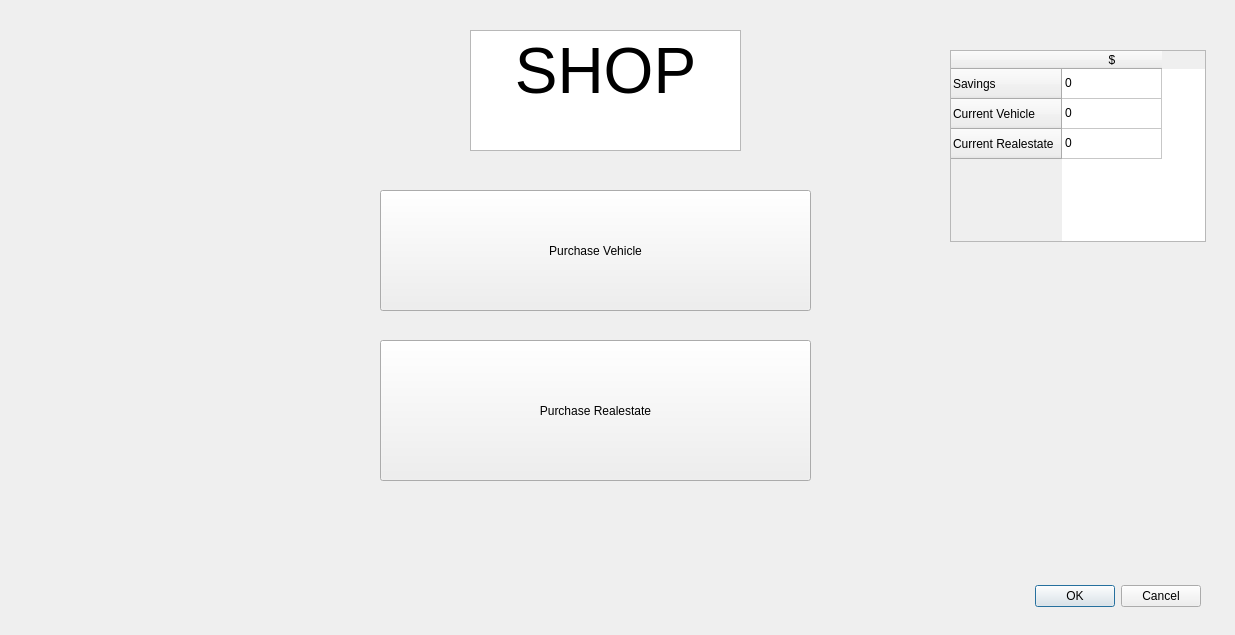
<?xml version="1.0" encoding="UTF-8"?>
<ui version="4.0">
 <class>Dialog</class>
 <widget class="QDialog" name="Dialog">
  <property name="geometry">
   <rect>
    <x>0</x>
    <y>0</y>
    <width>1235</width>
    <height>635</height>
   </rect>
  </property>
  <property name="windowTitle">
   <string>Dialog</string>
  </property>
  <widget class="QDialogButtonBox" name="buttonBox">
   <property name="geometry">
    <rect>
     <x>580</x>
     <y>580</y>
     <width>621</width>
     <height>32</height>
    </rect>
   </property>
   <property name="orientation">
    <enum>Qt::Horizontal</enum>
   </property>
   <property name="standardButtons">
    <set>QDialogButtonBox::Cancel|QDialogButtonBox::Ok</set>
   </property>
  </widget>
  <widget class="QPushButton" name="purchaseVehicleButton">
   <property name="geometry">
    <rect>
     <x>380</x>
     <y>190</y>
     <width>431</width>
     <height>121</height>
    </rect>
   </property>
   <property name="text">
    <string>Purchase Vehicle</string>
   </property>
  </widget>
  <widget class="QPushButton" name="purchaseRealestateButton">
   <property name="geometry">
    <rect>
     <x>380</x>
     <y>340</y>
     <width>431</width>
     <height>141</height>
    </rect>
   </property>
   <property name="text">
    <string>Purchase Realestate</string>
   </property>
  </widget>
  <widget class="QTableWidget" name="tableWidget">
   <property name="geometry">
    <rect>
     <x>950</x>
     <y>50</y>
     <width>256</width>
     <height>192</height>
    </rect>
   </property>
   <row>
    <property name="text">
     <string>Savings</string>
    </property>
   </row>
   <row>
    <property name="text">
     <string>Current Vehicle</string>
    </property>
   </row>
   <row>
    <property name="text">
     <string>Current Realestate</string>
    </property>
   </row>
   <column>
    <property name="text">
     <string>$</string>
    </property>
   </column>
   <item row="0" column="0">
    <property name="text">
     <string>0</string>
    </property>
   </item>
   <item row="1" column="0">
    <property name="text">
     <string>0</string>
    </property>
   </item>
   <item row="2" column="0">
    <property name="text">
     <string>0</string>
    </property>
   </item>
  </widget>
  <widget class="QTextBrowser" name="textBrowser">
   <property name="geometry">
    <rect>
     <x>470</x>
     <y>30</y>
     <width>271</width>
     <height>121</height>
    </rect>
   </property>
   <property name="html">
    <string>&lt;!DOCTYPE HTML PUBLIC &quot;-//W3C//DTD HTML 4.0//EN&quot; &quot;http://www.w3.org/TR/REC-html40/strict.dtd&quot;&gt;
&lt;html&gt;&lt;head&gt;&lt;meta name=&quot;qrichtext&quot; content=&quot;1&quot; /&gt;&lt;style type=&quot;text/css&quot;&gt;
p, li { white-space: pre-wrap; }
&lt;/style&gt;&lt;/head&gt;&lt;body style=&quot; font-family:'Gulim'; font-size:9pt; font-weight:400; font-style:normal;&quot;&gt;
&lt;p align=&quot;center&quot; style=&quot; margin-top:0px; margin-bottom:0px; margin-left:0px; margin-right:0px; -qt-block-indent:0; text-indent:0px;&quot;&gt;&lt;span style=&quot; font-size:48pt;&quot;&gt;SHOP&lt;/span&gt;&lt;/p&gt;&lt;/body&gt;&lt;/html&gt;</string>
   </property>
  </widget>
 </widget>
 <resources/>
 <connections>
  <connection>
   <sender>buttonBox</sender>
   <signal>accepted()</signal>
   <receiver>Dialog</receiver>
   <slot>accept()</slot>
   <hints>
    <hint type="sourcelabel">
     <x>248</x>
     <y>254</y>
    </hint>
    <hint type="destinationlabel">
     <x>157</x>
     <y>274</y>
    </hint>
   </hints>
  </connection>
  <connection>
   <sender>buttonBox</sender>
   <signal>rejected()</signal>
   <receiver>Dialog</receiver>
   <slot>reject()</slot>
   <hints>
    <hint type="sourcelabel">
     <x>316</x>
     <y>260</y>
    </hint>
    <hint type="destinationlabel">
     <x>286</x>
     <y>274</y>
    </hint>
   </hints>
  </connection>
 </connections>
</ui>
